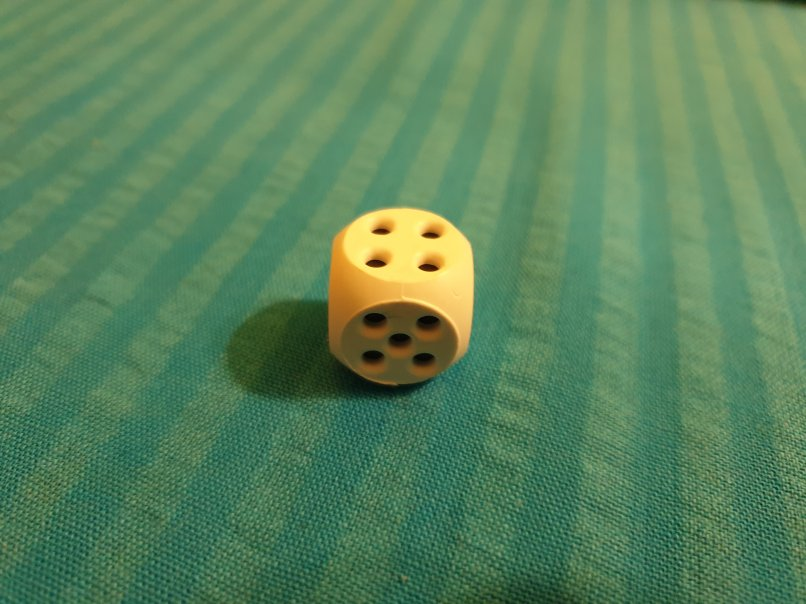
#> input picture projekt/2side.jpg, 806 x 604 px; its folder holds only this picture in this run
$ jupyter execute colortest.ipynb
#> lines starting #> are read from the running program, lines starting #| are printed output that depends on the picture; after the words box and inside, x2 and y2 are one past the last pixel; in counts of white or black regions, pixels touching at a corner belong together
[cell 1]
from skimage import io
import matplotlib.pyplot as plt
from skimage.color import rgb2hsv, rgb2gray, hsv2rgb, rgb2ycbcr
import numpy as np
from ipywidgets import interact, IntSlider

[cell 2]
from glob import glob
from pathlib import Path

[cell 3]
def collage(data, n=6, m=3, width=12, imparams={}):
    sh = data[0].shape
    ratio = sh[0]/sh[1] * n/m
    fig, axes = plt.subplots(n, m,
                             gridspec_kw={"wspace": 0, "hspace": 0})
    fig.set_size_inches(width, width*ratio)
    axes = axes.flatten()
    for i, img in enumerate(data):
        axes[i].axis("off")
        axes[i].imshow(img, aspect='auto', **imparams)
    plt.show()

[cell 4]
def colax(m, n):
    fig, axs = plt.subplots(m, n) #, gridspec_kw={"wspace": 0, "hspace": 0})
    return fig, (a for a in axs.flatten())

[cell 5]
ims = [io.imread(f) for f in glob("*.jpg")]
#> ims = 1 item

[cell 6]
collage(ims, 5, 3)
#> the loop in collage, `for i, img in enumerate(data):` made 1 pass

[cell 7]
tra = [rgb2hsv(i) for i in ims]
#> tra = 1 item
im1 = [i.copy() for i in ims]
#> im1 = 1 item
for t,i in zip(tra, im1):
    pass
#> this loop made 1 pass
    #i[t[:,:,1]> ms]=0
# tra = [hsv2rgb(i) for i in tra]
f, ag = colax(13, 2)
f.set_size_inches(15, 50)
for t,i in zip(tra, im1):
    next(ag).imshow(hsv2rgb(t))
    a, b = np.histogram(t[:, :, 1], density=True)
    next(ag).plot(b[:-1], a)
#> this loop made 1 pass
#> b on pass 1: [0, 0.1, 0.2, 0.3, 0.4, 0.5, 0.6, 0.7, 0.8, 0.9, 1]
#collage(im1, 5, 3)
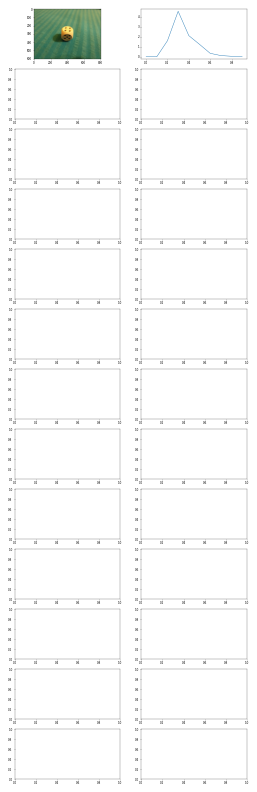
#> figure drawn by matplotlib, 2 panels; panel 2: curve peaks at x = 0.3, y = 4.54

[cell 8]
im = ims[0]
#> im is the input picture: shape (604, 806, 3); mean R, G, B 89.9, 131.4, 92.4
tt = rgb2hsv(im)
#> tt: shape (604, 806, 3) float64; mean of channels 0, 1, 2 0.346, 0.395, 0.521
#> the sliders are set to a = 0.5
plt.imshow(im)
@interact(a=0.5)#(0.0, 1, 0.01))
def satth(a):
#> called with a = 0.5
    i = im.copy()
    i[tt[:, :, 1] <= a] = 0
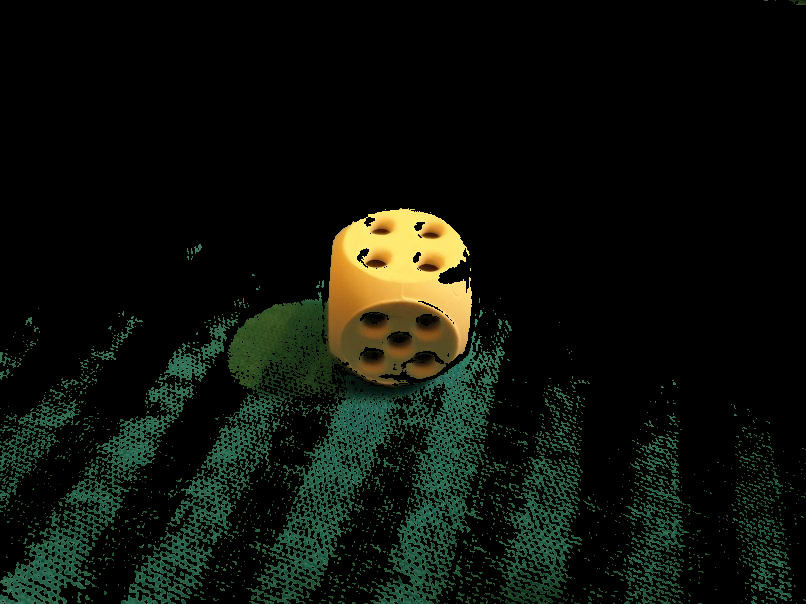
#> i: shape (604, 806, 3); mean R, G, B 12.6, 17.8, 11.1
    i[tt[:, :, 1] > a] = 255
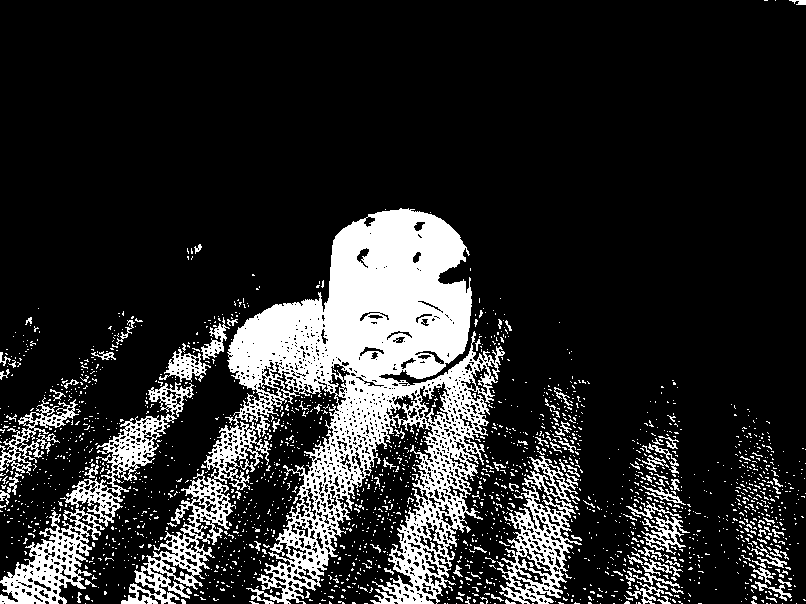
#> i: shape (604, 806, 3); 16.8% white; 1975 white regions (1870 under 20 px), largest, box (x1, y1, x2, y2) and area: (121, 208, 505, 604) 53487, (0, 382, 194, 604) 7488, (497, 456, 582, 604) 4534

    #i[tt[:, :, 0] >= c] = 0
    plt.imshow(i)
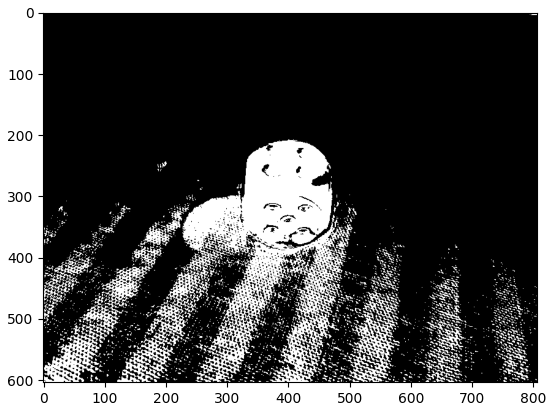
#> figure drawn by matplotlib, 1 panel

$ run again, on projekt/3side.jpg
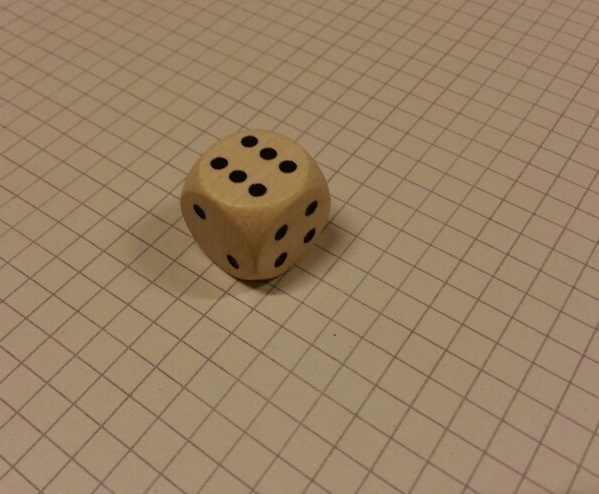
#> input picture projekt/3side.jpg, 599 x 494 px
#> ims = 1 item
#> the loop in collage, `for i, img in enumerate(data):` made 1 pass
#> the loop `for t,i in zip(tra, im1):` made 1 pass
#> im is the input picture: shape (494, 599, 3); mean R, G, B 152.6, 128.8, 100.8
#> tt: shape (494, 599, 3) float64; mean of channels 0, 1, 2 0.0897, 0.347, 0.598
#> in satth, `i[tt[:, :, 1] > a] = 255`:
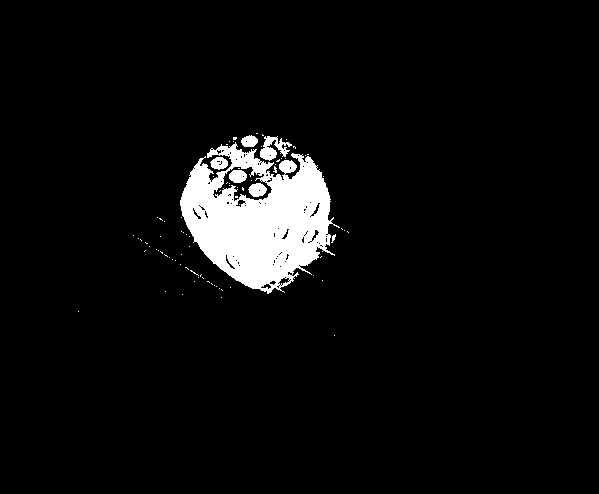
#> i: shape (494, 599, 3); 5.2% white; 84 white regions (77 under 20 px), largest, box (x1, y1, x2, y2) and area: (180, 142, 340, 294) 14007, (260, 136, 292, 161) 405, (248, 183, 267, 197) 194
#> `[cell 8] im = ims[0] tt = rgb2hsv(im) plt.imshow(im) @interact(a=0.5)#..`:
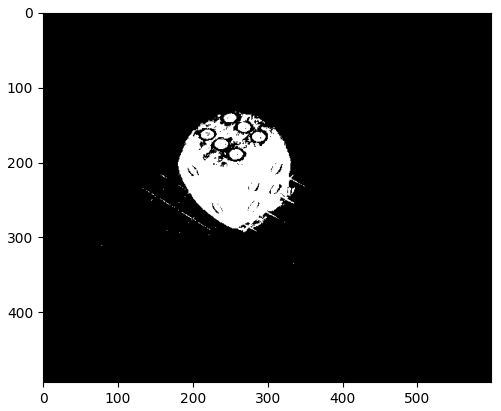
#> figure drawn by matplotlib, 1 panel
